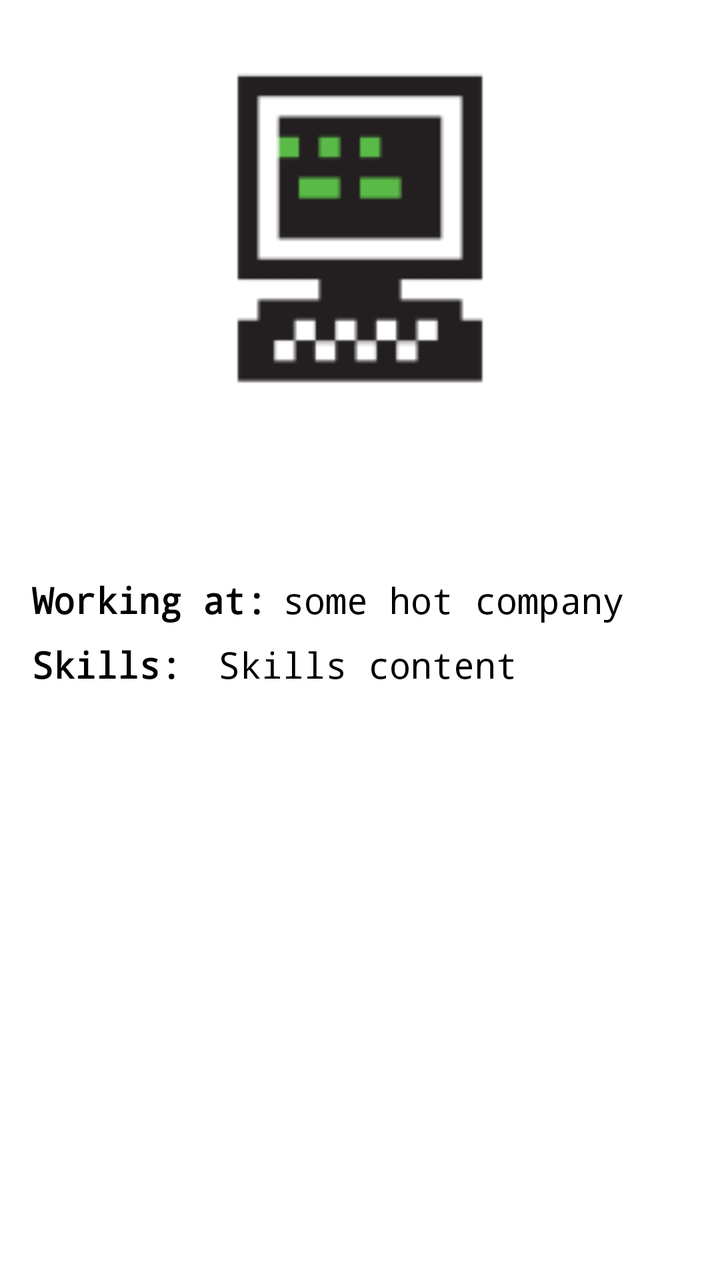
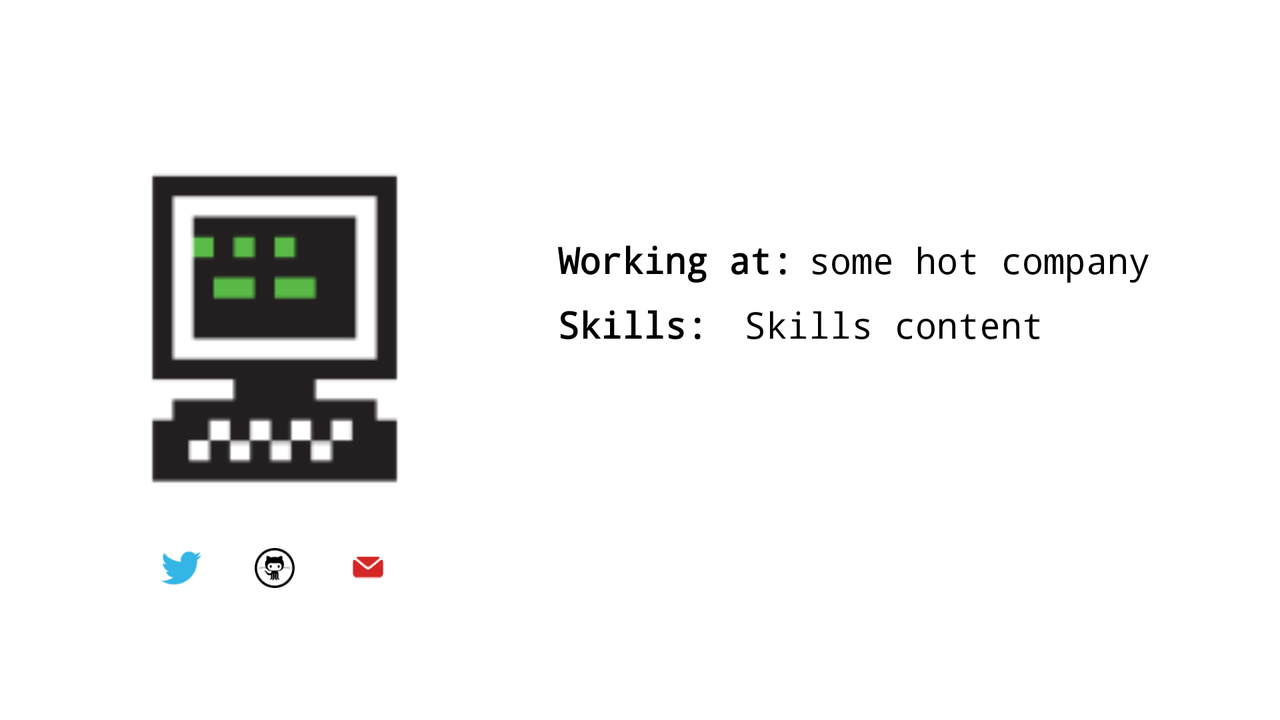

The same Android screen from two of the app's own layout files: first res/layout/ as a phone draws it, then the repository's variant for another configuration, drawn on a device whose configuration selects that folder. Both files follow.
<!-- AndroidManifest.xml: application theme AppTheme -->
<!-- res/layout/activity_profile.xml -->
<ScrollView xmlns:android="http://schemas.android.com/apk/res/android"
    xmlns:tools="http://schemas.android.com/tools"
    android:layout_width="match_parent"
    android:layout_height="match_parent"
    tools:context=".HSProfileActivity"
    >
<LinearLayout
    android:layout_width="match_parent"
    android:layout_height="match_parent"
    android:orientation="vertical"
    android:paddingLeft="@dimen/activity_horizontal_margin"
    android:paddingRight="@dimen/activity_horizontal_margin"
    android:paddingTop="@dimen/activity_vertical_margin"
    android:paddingBottom="@dimen/activity_vertical_margin"
    android:gravity="center_horizontal"
    >
    <ImageView
        android:layout_height="@dimen/hs_image_height"
        android:layout_width="@dimen/hs_image_width"
        android:layout_gravity="center"
        android:gravity="center"
        android:scaleType="centerCrop"
        android:src="@drawable/ic_launcher"
        android:id="@+id/imageStudent"
/>
    <LinearLayout
        android:layout_width="@dimen/hs_image_width"
        android:layout_height="wrap_content"
        android:orientation="horizontal"
        android:paddingLeft="10dp"
        android:paddingRight="10dp"
        android:layout_marginTop="10dp"
        >
    <ImageButton
        android:layout_width="0dp"
        android:layout_marginLeft="8dp"
        android:layout_marginRight="8dp"
        android:layout_height="@dimen/contact_icon_height"
        android:layout_weight="1"
        android:scaleType="fitCenter"
        android:background="@drawable/ten_percent_black_selector"
        android:src="@drawable/ic_twitter"
        android:id="@+id/buttonTwitter"
        />
    <ImageButton
        android:layout_width="0dp"
        android:layout_height="@dimen/contact_icon_height"
        android:layout_marginLeft="8dp"
        android:layout_marginRight="8dp"
        android:layout_weight="1"
        android:scaleType="fitCenter"
        android:background="@drawable/ten_percent_black_selector"
        android:src="@drawable/ic_github"
        android:id="@+id/buttonGithub"
    />
    <ImageButton
        android:layout_width="0dp"
        android:layout_height="@dimen/contact_icon_height"
        android:layout_marginLeft="8dp"
        android:layout_marginRight="8dp"
        android:layout_weight="1"
        android:scaleType="fitCenter"
        android:background="@drawable/ten_percent_black_selector"
        android:src="@drawable/ic_email"
        android:id="@+id/buttonEmail"
        />
    <ImageButton
        android:layout_width="0dp"
        android:layout_height="@dimen/contact_icon_height"
        android:layout_marginLeft="8dp"
        android:layout_marginRight="8dp"
        android:layout_weight="1"
        android:scaleType="fitCenter"
        android:background="@drawable/ten_percent_black_selector"
        android:src="@drawable/ic_sms"
        android:id="@+id/buttonSms"
        />
    </LinearLayout>
    <TextView
        android:layout_width="wrap_content"
        android:layout_height="wrap_content"
        android:textAppearance="?android:attr/textAppearanceLarge"
        android:gravity="center"
        android:layout_gravity="center"
        style="@style/CodeStyleFont.Bold"
        android:id="@+id/textName"
        />

    <TextView
        android:layout_width="wrap_content"
        android:layout_height="wrap_content"
        android:gravity="center"
        android:layout_gravity="center"
        android:textAppearance="?android:attr/textAppearanceMedium"
        style="@style/CodeStyleFont"
        android:id="@+id/textBatch"
    />
    <LinearLayout
        android:layout_width="match_parent"
        android:layout_height="wrap_content"
        android:gravity="center"
        android:orientation="horizontal"
        android:layout_marginTop="8dp"
        >
    <TextView
        android:layout_width="wrap_content"
        android:layout_height="wrap_content"
        android:textAppearance="?android:attr/textAppearanceMedium"
        android:text="Working at:"
        android:id="@+id/textJobLabel"
        style="@style/CodeStyleFont.Bold"
        android:layout_marginRight="8dp"
        />
    <TextView
        android:layout_width="0dp"
        android:layout_height="wrap_content"
        android:layout_weight="1"
        android:textAppearance="?android:attr/textAppearanceMedium"
        android:text="some hot company"
        style="@style/CodeStyleFont"
        android:id="@+id/textJob"
        />
    </LinearLayout>
    <LinearLayout
        android:layout_width="match_parent"
        android:layout_height="wrap_content"
        android:gravity="center"
        android:orientation="horizontal"
        android:layout_marginTop="8dp"
        >
    <TextView
        android:layout_width="wrap_content"
        android:layout_height="wrap_content"
        android:textAppearance="?android:attr/textAppearanceMedium"
        android:text="Skills: "
        android:id="@+id/textSkillsLabel"
        style="@style/CodeStyleFont.Bold"
        android:layout_marginRight="8dp"
    />
    <TextView
        android:layout_width="0dp"
        android:layout_height="wrap_content"
        android:layout_weight="1"
        android:textAppearance="?android:attr/textAppearanceMedium"
        android:text="Skills content"
        style="@style/CodeStyleFont"
        android:id="@+id/textPasswordNotice"
    />
    </LinearLayout>

</LinearLayout>
</ScrollView>
<!-- resources referenced by this layout -->
<resources>
  <dimen name="activity_horizontal_margin">16dp</dimen>
  <dimen name="activity_vertical_margin">16dp</dimen>
  <dimen name="hs_image_height">200dp</dimen>
  <dimen name="hs_image_width">200dp</dimen>
  <!-- drawable ic_email: png bitmap (drawable-hdpi, 640 bytes) -->
  <!-- drawable ic_github: png bitmap (drawable-hdpi, 949 bytes) -->
  <!-- drawable ic_launcher: png bitmap (drawable-hdpi, 788 bytes) -->
  <!-- drawable ic_sms: png bitmap (drawable-hdpi, 5677 bytes) -->
  <!-- drawable ic_twitter: png bitmap (drawable-hdpi, 938 bytes) -->
  <!-- drawable ten_percent_black_selector (drawable) -->
  <?xml version="1.0" encoding="utf-8"?>
  <selector xmlns:android="http://schemas.android.com/apk/res/android">
      <item android:state_enabled="false"
          android:drawable="@drawable/ten_percent_black_drawable" />
      <item android:state_pressed="true"
          android:drawable="@drawable/ten_percent_black_drawable" />
      <item android:state_pressed="false" android:state_focused="true"
          android:drawable="@drawable/ten_percent_black_drawable" />
      <item android:drawable="@drawable/transparent_drawable" />
  </selector>
  <style name="CodeStyleFont">
          <item name="android:typeface">monospace</item>
      </style>
  <style name="CodeStyleFont.Bold" parent="CodeStyleFont">
          <item name="android:textStyle">bold</item>
      </style>
  <style name="AppTheme" parent="AppBaseTheme">
          
      </style>
  <!-- drawable ten_percent_black_drawable (drawable) -->
  <?xml version="1.0" encoding="utf-8"?>
  <shape xmlns:android="http://schemas.android.com/apk/res/android"
      android:shape="rectangle">
      <solid
          android:color="@color/black_33"
          />
  </shape>
  <!-- drawable transparent_drawable (drawable) -->
  <?xml version="1.0" encoding="utf-8"?>
  <shape xmlns:android="http://schemas.android.com/apk/res/android"
      android:shape="rectangle">
      <solid
          android:color="@android:color/transparent"
          />
  </shape>
  <!-- from res/values-v11/ -->
  <style name="AppBaseTheme" parent="android:Theme.Holo.Light">
          
          <item name="android:windowContentOverlay">@null</item>
          <item name="android:windowBackground">@android:color/white</item>
          <item name="android:actionBarStyle">@style/HSActionBar</item>
      </style>
  <!-- from res/values-v11/ -->
  <style name="HSActionBar" parent="@style/Widget.AppCompat.Light.ActionBar.Solid.Inverse">
          <item name="android:background">@drawable/actionbar_gradient</item>
          <item name="android:titleTextStyle">@style/HSActionBar.TitleText</item>
      </style>
  <!-- drawable actionbar_gradient (drawable) -->
  <?xml version="1.0" encoding="utf-8"?>
  <shape xmlns:android="http://schemas.android.com/apk/res/android"
      android:shape="rectangle">
      <solid
          android:color="@color/black_7A"
          />
  </shape>
  <!-- from res/values-v11/ -->
  <style name="HSActionBar.TitleText" parent="@style/TextAppearance.AppCompat.Widget.ActionBar.Title">
          <item name="android:textColor">@android:color/white</item>
      </style>
</resources>
<!-- res/layout-land/activity_profile.xml (the repository's variant of the layout above) -->
<!-- drawn on the phone turned sideways -->
<LinearLayout
    xmlns:android="http://schemas.android.com/apk/res/android"
    xmlns:tools="http://schemas.android.com/tools"
    tools:context=".HSProfileActivity"
    android:layout_width="match_parent"
    android:layout_height="match_parent"
    android:orientation="horizontal"
    android:background="@android:color/white"
    android:paddingLeft="@dimen/activity_horizontal_margin"
    android:paddingRight="@dimen/activity_horizontal_margin"
    android:gravity="center_horizontal"
    android:layout_gravity="center_vertical"
    >
    <LinearLayout
        android:layout_width="0dp"
        android:layout_height="match_parent"
        android:layout_weight="2"
        android:orientation="vertical"
        android:gravity="center"
        >
    <ImageView
        android:layout_height="@dimen/hs_image_height"
        android:layout_width="@dimen/hs_image_width"
        android:layout_gravity="center"
        android:gravity="center"
        android:scaleType="centerCrop"
        android:src="@drawable/ic_launcher"
        android:id="@+id/imageStudent"
/>
    <LinearLayout
        android:layout_width="@dimen/hs_image_width"
        android:layout_height="wrap_content"
        android:orientation="horizontal"
        android:paddingLeft="30dp"
        android:paddingRight="30dp"
        android:layout_marginTop="8dp"
        >
    <ImageButton
        android:layout_width="0dp"
        android:layout_height="20dp"
        android:layout_weight="1"
        android:scaleType="fitCenter"
        android:src="@drawable/ic_twitter"
        android:id="@+id/buttonTwitter"
        android:background="@null"
        />
    <ImageButton
        android:layout_width="0dp"
        android:layout_height="20dp"
        android:layout_weight="1"
        android:scaleType="fitCenter"
        android:background="@null"
        android:src="@drawable/ic_github"
        android:id="@+id/buttonGithub"
    />
    <ImageButton
        android:layout_width="0dp"
        android:layout_height="20dp"
        android:layout_weight="1"
        android:scaleType="fitCenter"
        android:src="@drawable/ic_email"
        android:id="@+id/buttonEmail"
        android:background="@null"
        />
    </LinearLayout>

    </LinearLayout>


    <ScrollView
        android:layout_width="0dp"
        android:layout_weight="3"
        android:layout_height="match_parent"
        android:paddingBottom="@dimen/activity_vertical_margin"
        android:paddingTop="@dimen/activity_vertical_margin"
        >
    <LinearLayout
        android:layout_height="match_parent"
        android:layout_width="match_parent"
        android:orientation="vertical"
        android:padding="20dp"
        >
    <TextView
        android:layout_width="wrap_content"
        android:layout_height="wrap_content"
        android:textAppearance="?android:attr/textAppearanceLarge"
        android:gravity="center"
        android:layout_gravity="center"
        android:layout_marginTop="20dp"
        android:id="@+id/textName"
        style="@style/CodeStyleFont.Bold"
        />

    <TextView
        android:layout_width="wrap_content"
        android:layout_height="wrap_content"
        android:gravity="center"
        android:layout_gravity="center"
        android:textAppearance="?android:attr/textAppearanceMedium"
        android:id="@+id/textBatch"
        style="@style/CodeStyleFont"
    />
    <LinearLayout
        android:layout_width="match_parent"
        android:layout_height="wrap_content"
        android:gravity="center"
        android:orientation="horizontal"
        android:layout_marginTop="8dp"
        >
    <TextView
        android:layout_width="wrap_content"
        android:layout_height="wrap_content"
        android:textAppearance="?android:attr/textAppearanceMedium"
        android:text="Working at:"
        android:id="@+id/textJobLabel"
        style="@style/CodeStyleFont.Bold"
        android:layout_marginRight="8dp"
        />
    <TextView
        android:layout_width="0dp"
        android:layout_height="wrap_content"
        android:layout_weight="1"
        android:textAppearance="?android:attr/textAppearanceMedium"
        android:text="some hot company"
        style="@style/CodeStyleFont"
        android:id="@+id/textJob"
        />
    </LinearLayout>
    <LinearLayout
        android:layout_width="match_parent"
        android:layout_height="wrap_content"
        android:gravity="center"
        android:orientation="horizontal"
        style="@style/CodeStyleFont"
        android:layout_marginTop="8dp"
        >
    <TextView
        android:layout_width="wrap_content"
        android:layout_height="wrap_content"
        android:textAppearance="?android:attr/textAppearanceMedium"
        android:text="Skills: "
        android:id="@+id/textSkillsLabel"
        style="@style/CodeStyleFont.Bold"
        android:layout_marginRight="8dp"
    />
    <TextView
        android:layout_width="0dp"
        android:layout_height="wrap_content"
        android:layout_weight="1"
        android:textAppearance="?android:attr/textAppearanceMedium"
        android:text="Skills content"
        style="@style/CodeStyleFont"
        android:id="@+id/textPasswordNotice"
    />
        </LinearLayout>
    </LinearLayout>
    </ScrollView>

</LinearLayout>
<!-- resources referenced by the variant -->
<!-- as the phone turned sideways resolves them -->
<resources>
  <dimen name="activity_horizontal_margin">16dp</dimen>
  <dimen name="activity_vertical_margin">16dp</dimen>
  <dimen name="hs_image_height">200dp</dimen>
  <dimen name="hs_image_width">200dp</dimen>
  <!-- drawable ic_email: png bitmap (drawable-hdpi, 640 bytes) -->
  <!-- drawable ic_github: png bitmap (drawable-hdpi, 949 bytes) -->
  <!-- drawable ic_launcher: png bitmap (drawable-hdpi, 788 bytes) -->
  <!-- drawable ic_twitter: png bitmap (drawable-hdpi, 938 bytes) -->
  <style name="CodeStyleFont">
          <item name="android:typeface">monospace</item>
      </style>
  <style name="CodeStyleFont.Bold" parent="CodeStyleFont">
          <item name="android:textStyle">bold</item>
      </style>
  <style name="AppTheme" parent="AppBaseTheme">
          
      </style>
  <!-- from res/values-v11/ -->
  <style name="AppBaseTheme" parent="android:Theme.Holo.Light">
          
          <item name="android:windowContentOverlay">@null</item>
          <item name="android:windowBackground">@android:color/white</item>
          <item name="android:actionBarStyle">@style/HSActionBar</item>
      </style>
  <!-- from res/values-v11/ -->
  <style name="HSActionBar" parent="@style/Widget.AppCompat.Light.ActionBar.Solid.Inverse">
          <item name="android:background">@drawable/actionbar_gradient</item>
          <item name="android:titleTextStyle">@style/HSActionBar.TitleText</item>
      </style>
  <!-- drawable actionbar_gradient (drawable) -->
  <?xml version="1.0" encoding="utf-8"?>
  <shape xmlns:android="http://schemas.android.com/apk/res/android"
      android:shape="rectangle">
      <solid
          android:color="@color/black_7A"
          />
  </shape>
  <!-- from res/values-v11/ -->
  <style name="HSActionBar.TitleText" parent="@style/TextAppearance.AppCompat.Widget.ActionBar.Title">
          <item name="android:textColor">@android:color/white</item>
      </style>
</resources>
